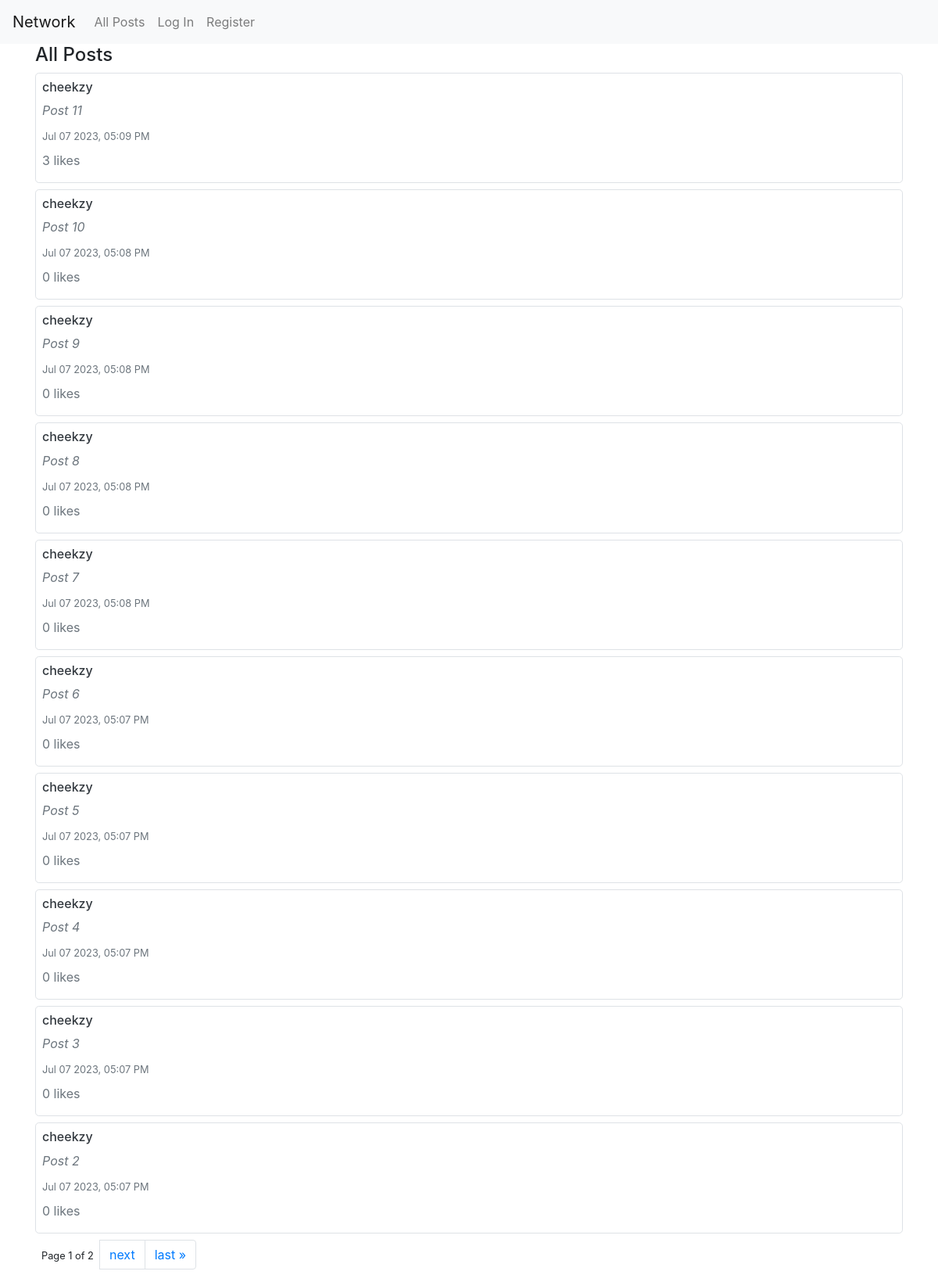
The page / on the database its author committed.
### network/models.py (models this page shows, shortened)
class User(AbstractUser):
    pass

class Post(models.Model):
    creator = models.ForeignKey(User, on_delete=models.CASCADE, related_name="posts")
    content = models.TextField(blank=True)
    timestamp = models.DateTimeField(auto_now_add=True)
    def serialize(self):
        return {
            "id": self.id,
            "content": self.content,
            "timestamp": self.timestamp.strftime("%b %d %Y, %I:%M %p"),
            "likes": self.likes.count(),
            "creator": self.creator.username
        }

### network/views.py (the view)
# urls.py: path("", views.index, name="index"),
def index(request):
    posts = Post.objects.all().order_by("-timestamp")
    posts = [post.serialize() for post in posts]
    liked_posts = set()
    try:
        likes = Like.objects.filter(user=request.user)
        for like in likes:
            liked_posts.add(like.post.id)
    except:
        pass
    p = Paginator(posts, 10)
    page_number = request.GET.get("page")
    page_obj = p.get_page(page_number)
    return render(
        request, "network/index.html", {"posts": page_obj, "likes": liked_posts}
    )

### network/templates/network/index.html (shortened to what this page needs)
{% extends "network/layout.html" %}
{% load static %}
{% block body %}
<div class="container">
    <h4>All Posts</h4>
    {% for post in posts %}
    <div class="border p-2 mb-2 rounded-lg">
        <h6><a href="{% url 'profile' post.creator %}" class="text-dark">{{ post.creator }}</a></h6>
        <p class="text-secondary font-italic mb-2">{{ post.content }}</p>
        <p class="text-secondary mb-2">
            <small>
                {{ post.timestamp }}
            </small>
        </p>
        <p class="text-secondary mb-2">{{ post.likes }} like{% if post.likes == 1 %}{% else %}s{% endif %}</p>
    </div>
    {% endfor %}
    <nav aria-label="Page navigation">
        <ul class="pagination d-flex align-items-center">
            <span class="px-2">
                <small>
                    Page {{ posts.number }} of {{ posts.paginator.num_pages }}
                </small>
            </span>
            {% if posts.has_next %}
            <li class="page-item">
                <a class="page-link" href="?page={{ posts.next_page_number }}">next</a>
            </li>
            <li class="page-item">
                <a class="page-link" href="?page={{ posts.paginator.num_pages }}">last &raquo;</a>
            </li>
            {% endif %}
        </ul>
    </nav>
</div>
{% endblock %}

### rows shown on the page
User: creator "cheekzy" "cheekzy" "cheekzy" "cheekzy" "cheekzy" "cheekzy" "cheekzy" "cheekzy" "cheekzy" "cheekzy"
Post: content "Post 11"
Post: content "Post 10"
Post: content "Post 9"
Post: content "Post 8"
Post: content "Post 7"
Post: content "Post 6"
Post: content "Post 5"
Post: content "Post 4"
Post: content "Post 3"
Post: content "Post 2"

### other values the page prints
{{ post.timestamp }} "Jul 07 2023, 05:09 PM" "Jul 07 2023, 05:08 PM" "Jul 07 2023, 05:08 PM" "Jul 07 2023, 05:08 PM" "Jul 07 2023, 05:08 PM" "Jul 07 2023, 05:07 PM" "Jul 07 2023, 05:07 PM" "Jul 07 2023, 05:07 PM" "Jul 07 2023, 05:07 PM" "Jul 07 2023, 05:07 PM"
{{ post.likes }} "3" "0" "0" "0" "0" "0" "0" "0" "0" "0"
{{ posts.number }} "1"
{{ posts.paginator.num_pages }} "2"
